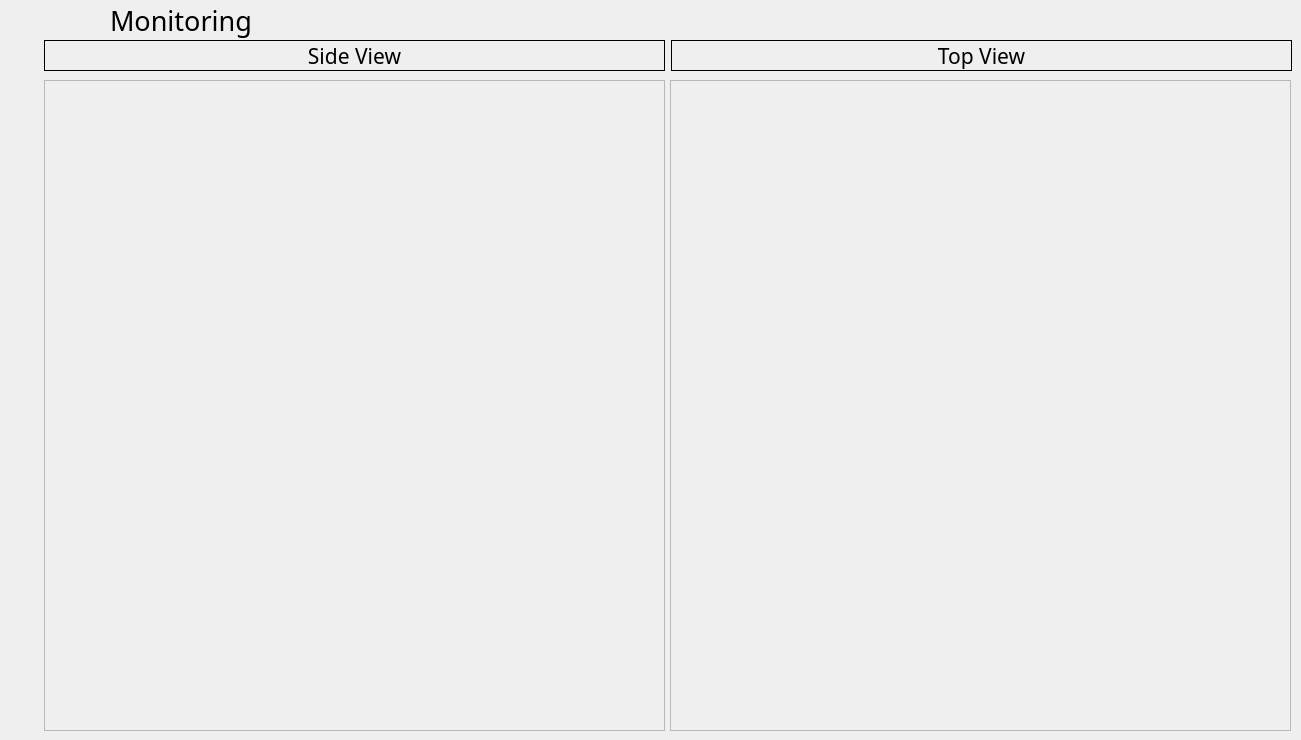
        <widget class="QWidget" name="page_monitoring">
         <widget class="QLabel" name="label_54">
          <property name="geometry">
           <rect>
            <x>110</x>
            <y>-10</y>
            <width>151</width>
            <height>61</height>
           </rect>
          </property>
          <property name="font">
           <font>
            <family>Agency FB</family>
            <pointsize>20</pointsize>
           </font>
          </property>
          <property name="text">
           <string>Monitoring</string>
          </property>
         </widget>
         <widget class="QFrame" name="frame_graph_1">
          <property name="geometry">
           <rect>
            <x>44</x>
            <y>80</y>
            <width>621</width>
            <height>651</height>
           </rect>
          </property>
          <property name="frameShape">
           <enum>QFrame::StyledPanel</enum>
          </property>
          <property name="frameShadow">
           <enum>QFrame::Raised</enum>
          </property>
         </widget>
         <widget class="QLabel" name="label_28">
          <property name="geometry">
           <rect>
            <x>671</x>
            <y>40</y>
            <width>621</width>
            <height>31</height>
           </rect>
          </property>
          <property name="font">
           <font>
            <family>한컴 고딕</family>
            <pointsize>16</pointsize>
           </font>
          </property>
          <property name="styleSheet">
           <string notr="true">border-width : 1px;
border-style : solid;
border-color: rgb(0, 0, 0);</string>
          </property>
          <property name="text">
           <string>Top View</string>
          </property>
          <property name="alignment">
           <set>Qt::AlignCenter</set>
          </property>
         </widget>
         <widget class="QLabel" name="label_29">
          <property name="geometry">
           <rect>
            <x>44</x>
            <y>40</y>
            <width>621</width>
            <height>31</height>
           </rect>
          </property>
          <property name="font">
           <font>
            <family>한컴 고딕</family>
            <pointsize>16</pointsize>
           </font>
          </property>
          <property name="autoFillBackground">
           <bool>false</bool>
          </property>
          <property name="styleSheet">
           <string notr="true">border-width : 1px;
border-style : solid;
border-color: rgb(0, 0, 0);
</string>
          </property>
          <property name="text">
           <string>Side View</string>
          </property>
          <property name="alignment">
           <set>Qt::AlignCenter</set>
          </property>
         </widget>
         <widget class="QFrame" name="frame_graph_2">
          <property name="geometry">
           <rect>
            <x>670</x>
            <y>80</y>
            <width>621</width>
            <height>651</height>
           </rect>
          </property>
          <property name="frameShape">
           <enum>QFrame::StyledPanel</enum>
          </property>
          <property name="frameShadow">
           <enum>QFrame::Raised</enum>
          </property>
         </widget>
        </widget>
